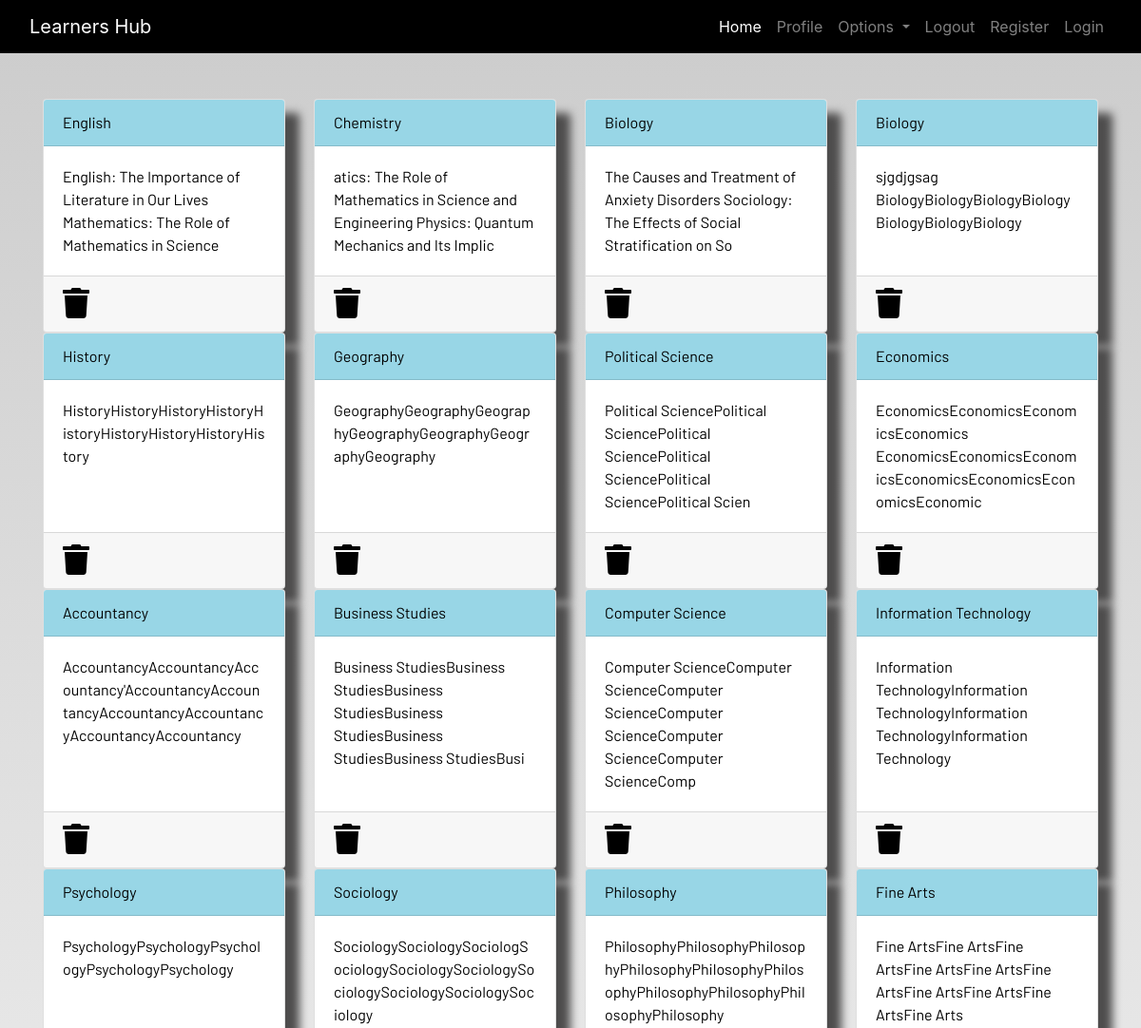
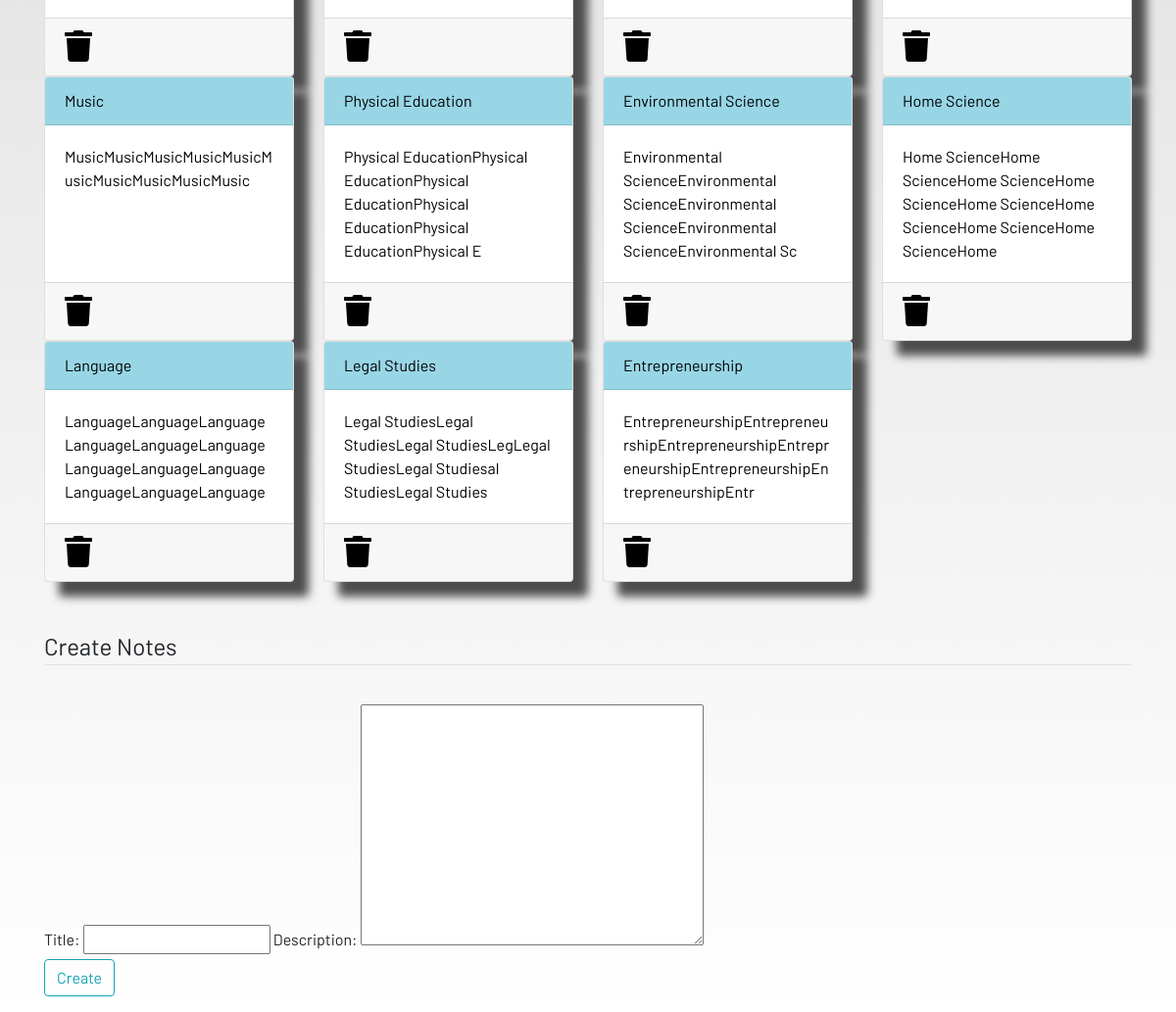
Screenshot of /notes (signed in) with the database file from the repository (2 pictures, top to bottom).
### dashboard/models.py (models this page shows, shortened)
class Notes(models.Model):
	user = models.ForeignKey(User, on_delete=models.CASCADE)
	title = models.CharField(max_length=200)
	description = models.TextField()
	class Meta:
		verbose_name = "notes"
		verbose_name_plural = "notes"

### dashboard/views.py (the view)
# urls.py: path('notes',views.notes , name="notes"),
def notes(request):
	if request.method == "POST":
		form = NotesForm(request.POST)
		if form.is_valid():
			notes = Notes(user=request.user, title=request.POST['title'],description=request.POST['description'])
			notes.save()
		messages.success(request,f"Notes Added from {request.user.username} Successfully!")
	else:
		form = NotesForm()
	notes = Notes.objects.filter(user = request.user.id)
	context = {'notes':notes, 'form':form}
	return render(request,'dashboard/notes.html',context)

### dashboard/forms.py
class NotesForm(forms.ModelForm):
    class Meta:
        model = Notes
        fields = ['title', 'description']

### dashboard/templates/dashboard/notes.html (shortened to what this page needs)
{% extends 'dashboard/base.html' %}
{% load static %}
{% block content %}
<div class="container">
    <div class="row">
        {% for note in notes %}
        <div class="col-md-3">
            <a href="{% url 'notes-detail' note.id %}">
                <div class="card">
                    <div class="card-header">{{note.title}}</div>
                    <div class="card-body">{{note.description|slice:"0:100"}}</div>
                    <div class="card-footer mt-auto "><a href="{% url 'delete-note' note.id %}">
                        <i class="fa fa-trash fa-2x"></i></a>
                    </div>
                </div>
            </a>
        </div>
        {% endfor %}
        <br><br>
    </div>
</div>
<br><br>
<div class="container">
    <form method="POST">
        <fieldset class="form-group">
            <legend class="border-bottom mb-4">Create Notes</legend>
        </fieldset>
        {{form}}
        <div class="form-group">
            <button href="" class="btn btn-outline-info" type="submit">
                Create
            </button>
        </div>
    </form>
</div>
{% endblock content %}

### dashboard/templates/dashboard/base.html (shortened to what this page needs)
<!DOCTYPE html>
{% load static %}
<html lang="en">
<head>
  <link rel="stylesheet" href="https://stackpath.bootstrapcdn.com/bootstrap/4.3.1/css/bootstrap.min.css"
 />
  <link rel="stylesheet" href="https://use.fontawesome.com/releases/v5.7.2/css/all.css"
 />
  <link rel="stylesheet" href="{% static 'css/main.css' %}" />
</head>
<body>
  <header>
    <nav class="navbar navbar-expand-lg navbar-dark bg-dark">
      <div class="container-fluid">
        <a class="navbar-brand" href="#">Learners Hub</a>
        <div class="collapse navbar-collapse justify-content-end" id="navbarSupportedContent">
          <ul class="navbar-nav mb-2 mb-lg-0">
            <li class="nav-item">
              <a class="nav-link active" aria-current="page" href="#">Home</a>
            </li>
            <li class="nav-item">
              <a class="nav-link" href="#">Profile</a>
            </li>
            <li class="nav-item dropdown">
              <a class="nav-link dropdown-toggle" href="#" id="navbarDropdown" role="button" data-toggle="dropdown"
                aria-haspopup="true" aria-expanded="false">
                Options
              </a>
            </li>
            <li class="nav-item">
              <a class="nav-link" href="#">Logout</a>
            </li>
            <li class="nav-item">
              <a class="nav-link" href="#">Register</a>
            </li>
            <li class="nav-item">
              <a class="nav-link" href="#">Login</a>
            </li>
          </ul>
        </div>
      </div>
    </nav>
  </header>
  <br /><br />
  <main>
    {% block content %}
    {% endblock content %}
  </main>
</body>
</html>

### static/css/main.css (style rules this page uses)
html { scroll-behavior: smooth; height: 100%; width: 100%; }
main { font-family: Barlow, Quicksand, Rubik, sans-serif, serif, 'Times New Roman', Times, serif !important; }
.navbar { background-color: rgb(0, 0, 0) !important; }
.card { box-shadow: 15px 15px 10px rgb(78, 77, 77); }
a { text-decoration: none !important; color: black; }
.card-header { color: black !important; background: rgb(152, 214, 230) !important; transition: 0.3s ease-in; }
html, body { max-width: 100%; overflow-x: hidden; height: 100%; width: 100%; }
body { background: linear-gradient(rgba(0, 0, 0, 0.2), rgba(255, 255, 255, 0.5)); overflow-x: hidden; background-repeat: no-repeat; }
.card-header { background-color: rgb(133, 204, 231); }
.col-md-3 .card { width: 100%; height: 100%; }
.fa { color: black; }

### rows the page displays
Notes: title "English", description "English: The Importance of Literature in Our Lives Mathematics: The Role of Mathematics in Science"
Notes: title "Chemistry", description "atics: The Role of Mathematics in Science and Engineering Physics: Quantum Mechanics and Its Implic"
Notes: title "Biology", description "The Causes and Treatment of Anxiety Disorders Sociology: The Effects of Social Stratification on So"
Notes: title "Biology", description "sjgdjgsag BiologyBiologyBiologyBiologyBiologyBiologyBiology"
Notes: title "History", description "HistoryHistoryHistoryHistoryHistoryHistoryHistoryHistoryHistory"
Notes: title "Geography", description "GeographyGeographyGeographyGeographyGeographyGeographyGeography"
Notes: title "Political Science", description "Political SciencePolitical SciencePolitical SciencePolitical SciencePolitical SciencePolitical Scien"
Notes: title "Economics", description "EconomicsEconomicsEconomicsEconomics EconomicsEconomicsEconomicsEconomicsEconomicsEconomicsEconomic"
Notes: title "Accountancy", description "AccountancyAccountancyAccountancy'AccountancyAccountancyAccountancyAccountancyAccountancyAccountancy"
Notes: title "Business Studies", description "Business StudiesBusiness StudiesBusiness StudiesBusiness StudiesBusiness StudiesBusiness StudiesBusi"
Notes: title "Computer Science", description "Computer ScienceComputer ScienceComputer ScienceComputer ScienceComputer ScienceComputer ScienceComp"
Notes: title "Information Technology", description "Information TechnologyInformation TechnologyInformation TechnologyInformation Technology"
Notes: title "Psychology", description "PsychologyPsychologyPsychologyPsychologyPsychology"
Notes: title "Sociology", description "SociologySociologySociologSociologySociologySociologySociologySociologySociologySociology"
Notes: title "Philosophy", description "PhilosophyPhilosophyPhilosophyPhilosophyPhilosophyPhilosophyPhilosophyPhilosophyPhilosophyPhilosophy"
Notes: title "Fine Arts", description "Fine ArtsFine ArtsFine ArtsFine ArtsFine ArtsFine ArtsFine ArtsFine ArtsFine ArtsFine Arts"
Notes: title "Music", description "MusicMusicMusicMusicMusicMusicMusicMusicMusicMusic"
Notes: title "Physical Education", description "Physical EducationPhysical EducationPhysical EducationPhysical EducationPhysical EducationPhysical E"
Notes: title "Environmental Science", description "Environmental ScienceEnvironmental ScienceEnvironmental ScienceEnvironmental ScienceEnvironmental Sc"
Notes: title "Home Science", description "Home ScienceHome ScienceHome ScienceHome ScienceHome ScienceHome ScienceHome ScienceHome ScienceHome"
Notes: title "Language", description "LanguageLanguageLanguageLanguageLanguageLanguageLanguageLanguageLanguageLanguageLanguageLanguage"
Notes: title "Legal Studies", description "Legal StudiesLegal StudiesLegal StudiesLegLegal StudiesLegal Studiesal StudiesLegal Studies"
Notes: title "Entrepreneurship", description "EntrepreneurshipEntrepreneurshipEntrepreneurshipEntrepreneurshipEntrepreneurshipEntrepreneurshipEntr"
